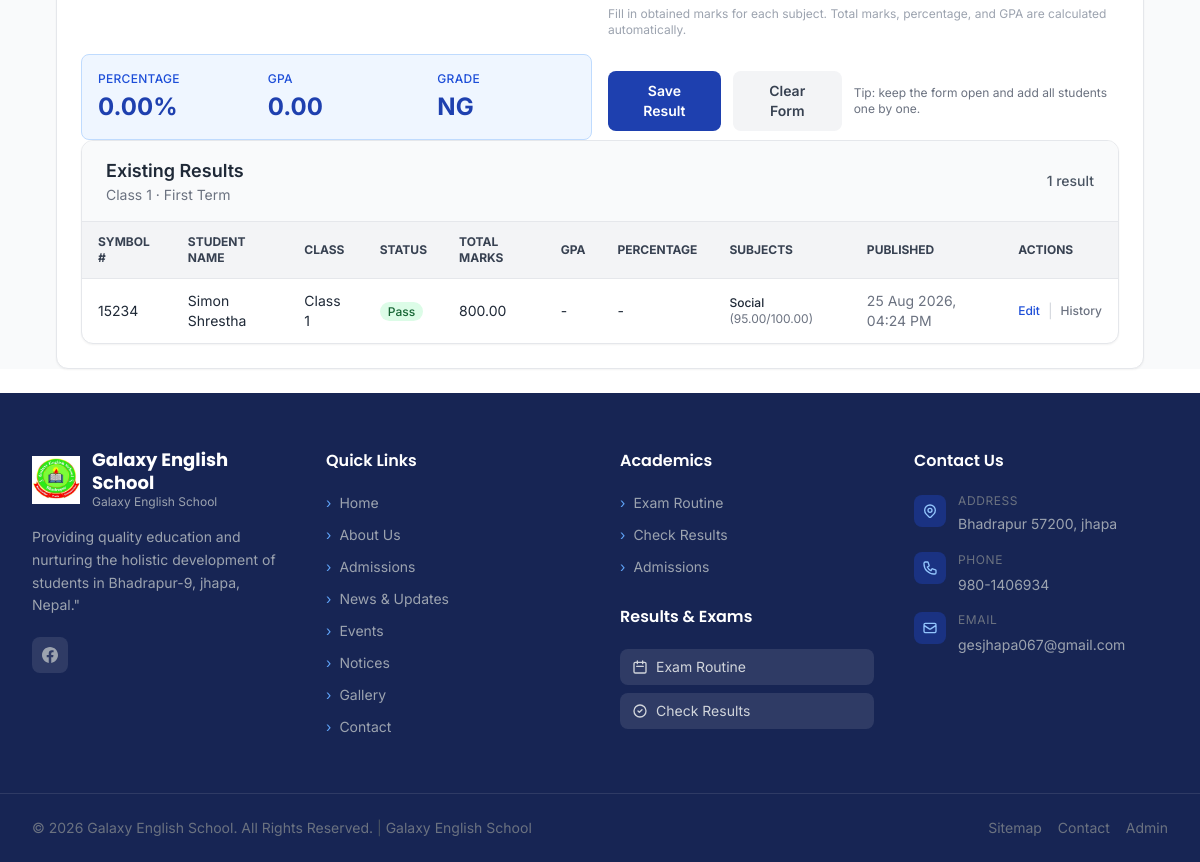
/exam-result/add/?exam=1&grade=1 (signed in, lower part), run on an earlier commit of the app's database.
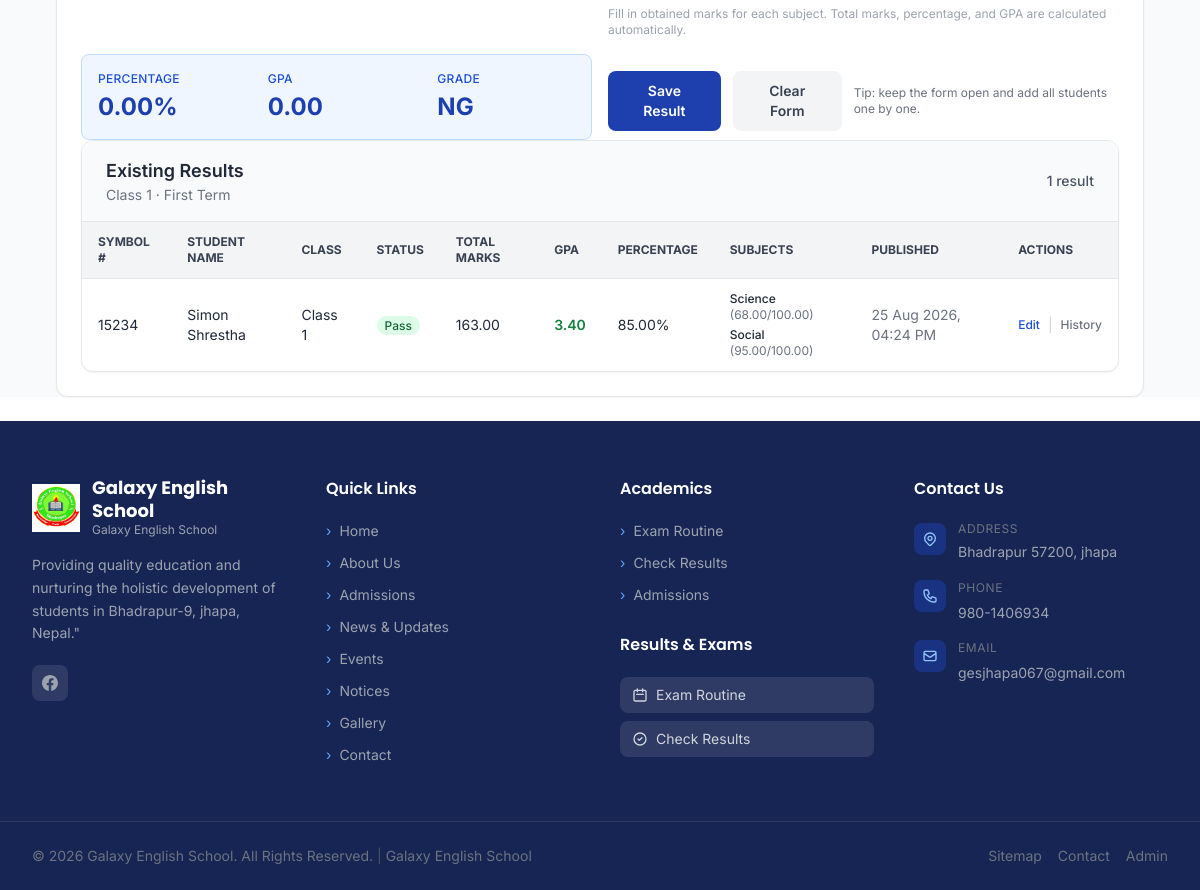
And on a later commit of the database.
### apps/academics/models.py (models this page shows, shortened)
class Result(models.Model):
    RESULT_STATUS_CHOICES = [
        ('PASS', 'Pass'),
        ('FAIL', 'Fail'),
        ('ABSENT', 'Absent'),
    ]
    exam = models.ForeignKey(
        Exam,
        on_delete=models.CASCADE,
        related_name='results'
    )
    student_name = models.CharField(max_length=200)
    symbol_number = models.CharField(
        max_length=50,
        db_index=True,
        help_text="Unique symbol number for result lookup"
    )
    grade = models.CharField(max_length=50, db_index=True)
    roll_number = models.CharField(max_length=50, blank=True)
    total_marks = models.DecimalField(
        max_digits=6,
        decimal_places=2,
        null=True, blank=True
    )
    percentage = models.DecimalField(
        max_digits=5,
        decimal_places=2,
        null=True, blank=True
    )
    gpa = models.DecimalField(
        max_digits=4,
        decimal_places=2,
        null=True, blank=True
    )
    result_status = models.CharField(
        max_length=10,
        choices=RESULT_STATUS_CHOICES,
        default='PASS'
    )
    published_at = models.DateTimeField(null=True, blank=True)
    is_published = models.BooleanField(default=False)
    created_at = models.DateTimeField(auto_now_add=True)
    updated_at = models.DateTimeField(auto_now=True)
    class Meta:
        ordering = ['-published_at']
        verbose_name = "Result"
        verbose_name_plural = "Results"
        indexes = [
            models.Index(fields=['symbol_number']),
            models.Index(fields=['exam', 'grade']),
            models.Index(fields=['is_published']),
            models.Index(fields=['exam', 'is_published', '-published_at'], name='idx_result_exam_published'),
            models.Index(fields=['grade', '-published_at'], name='idx_result_grade_published'),
        ]
        unique_together = [['exam', 'symbol_number']]

class SubjectMark(models.Model):
    result = models.ForeignKey(
        Result,
        on_delete=models.CASCADE,
        related_name='subject_marks',
        help_text="The result (student/exam) these subject marks belong to"
    )
    subject = models.CharField(
        max_length=200,
        help_text="e.g., English, Mathematics, Science"
    )
    full_marks = models.DecimalField(
        max_digits=6,
        decimal_places=2,
        null=True,
        blank=True,
        help_text="Maximum marks for this subject (optional)"
    )
    obtained_marks = models.DecimalField(
        max_digits=6,
        decimal_places=2,
        null=True,
        blank=True,
        help_text="Marks obtained by the student in this subject"
    )
    created_at = models.DateTimeField(auto_now_add=True)
    updated_at = models.DateTimeField(auto_now=True)
    class Meta:
        ordering = ['subject']
        verbose_name = "Subject Mark"
        verbose_name_plural = "Subject Marks"
        constraints = [
            models.UniqueConstraint(
                fields=['result', 'subject'],
                name='unique_result_subject_mark',
            ),
        ]

### apps/academics/views.py (the view, shortened to what this page needs)
# urls.py: path('exam-result/add/', views.exam_result_add, name='exam_result_add'),
@staff_member_required
def exam_result_add(request):
    school = SchoolSettings.get_settings()
    exams = Exam.objects.all().order_by('-start_date')
    selected_exam = None
    selected_grade = request.GET.get('grade', '1')
    results = []
    manual_form_errors = []
    editing_result = None
    editing_subject_marks = []
    if request.GET.get('exam'):
        selected_exam = get_object_or_404(
            Exam, pk=request.GET.get('exam')
        )
    edit_id = request.GET.get('edit')
    if selected_exam:
        results = Result.objects.filter(
            exam=selected_exam
        ).select_related('exam').prefetch_related('subject_marks').order_by('-published_at')
        if selected_grade:
            results = results.filter(grade=selected_grade)
    authorized_subjects = get_authorized_subjects(request.user, selected_grade) if selected_grade else []
    context = {
        'school': school,
        'exams': exams,
        'selected_exam': selected_exam,
        'selected_grade': selected_grade,
        'results': results,
        'grade_choices': ExamRoutine.GRADE_CHOICES,
        'result_status_choices': Result.RESULT_STATUS_CHOICES,
        'manual_form_errors': manual_form_errors,
        'editing_result': editing_result,
        'editing_subject_marks': editing_subject_marks,
        'authorized_subjects': authorized_subjects,
        'page_title': 'Add Exam Result',
    }
    return render(
        request,
        'academics/admin_exam_result.html',
        context
    )

### apps/academics/permissions.py (called while the page is built)
def get_authorized_subjects(user: User, grade: str) -> list:
    if user.is_superuser:
        return list(
            ExamRoutine.objects.filter(grade=grade)
            .values_list("subject", flat=True)
            .distinct()
        )
    return list(
        TeacherSubjectAssignment.objects.filter(
            user=user, grade=grade
        ).values_list("subject", flat=True)
    )

### apps/core/context_processors.py (called while the page is built)
def school_settings(request):
    try:
        settings_obj = SchoolSettings.get_settings()
    except Exception:
        settings_obj = None
    return {
        'school_settings': settings_obj,
    }

### apps/core/models.py (called while the page is built)
    @classmethod
    def get_settings(cls):
        cached = cache.get(cls.CACHE_KEY)
        if cached is not None:
            return cached
        obj, created = cls.objects.get_or_create(
            pk=1,
            defaults={
                'school_name': 'Galaxy English School',
                'organization_name': 'Galaxy English School',
            }
        )
        cache.set(cls.CACHE_KEY, obj)
        return obj

### templates/academics/admin_exam_result.html (shortened to what the changed rows need)
{% extends 'base.html' %}
{% load static %}
{% block content %}
<section class="py-8 bg-gray-50">
    <div class="max-w-6xl mx-auto px-4 sm:px-6 lg:px-8">
        {% if selected_exam %}
        <div class="bg-white rounded-xl border border-gray-200 shadow-sm overflow-hidden">
            <div class="px-6 py-4 border-b border-gray-200 bg-gray-50 flex items-center justify-between">
                <div>
                    <h2 class="text-lg font-semibold text-gray-800">Existing Results</h2>
                </div>
            </div>
<div class="overflow-x-auto">
                <table class="w-full divide-y divide-gray-200">
                    <thead class="bg-gray-100">
                        <tr>
                            <th class="px-4 py-3 text-left text-xs font-bold text-gray-700 uppercase">Symbol #</th>
                            <th class="px-4 py-3 text-left text-xs font-bold text-gray-700 uppercase">Student Name</th>
                            <th class="px-4 py-3 text-left text-xs font-bold text-gray-700 uppercase">Class</th>
                            <th class="px-4 py-3 text-left text-xs font-bold text-gray-700 uppercase">Status</th>
                            <th class="px-4 py-3 text-left text-xs font-bold text-gray-700 uppercase">Total Marks</th>
                            <th class="px-4 py-3 text-left text-xs font-bold text-gray-700 uppercase">GPA</th>
                            <th class="px-4 py-3 text-left text-xs font-bold text-gray-700 uppercase">Percentage</th>
                            <th class="px-4 py-3 text-left text-xs font-bold text-gray-700 uppercase">Subjects</th>
                            <th class="px-4 py-3 text-left text-xs font-bold text-gray-700 uppercase">Published</th>
                            <th class="px-4 py-3 text-left text-xs font-bold text-gray-700 uppercase">Actions</th>
                        </tr>
                    </thead>
                    <tbody class="divide-y divide-gray-200">
                        {% for result in results %}
                        <tr class="hover:bg-gray-50">
                            <td class="px-4 py-3 text-sm font-mono">{{ result.symbol_number }}</td>
                            <td class="px-4 py-3 text-sm">{{ result.student_name }}</td>
                            <td class="px-4 py-3 text-sm">Class {{ result.grade }}</td>
                            <td class="px-4 py-3 text-sm">
                                <span class="px-2 py-0.5 rounded-full text-xs font-medium
                                        {% if result.result_status == 'PASS' %}bg-green-100 text-green-800
                                         {% elif result.result_status == 'FAIL' %}bg-red-100 text-red-800
                                         {% else %}bg-yellow-100 text-yellow-800{% endif %}">
                                    {{ result.get_result_status_display }}
                                </span>
                            </td>
                            <td class="px-4 py-3 text-sm">{{ result.total_marks|default:"-" }}</td>
                            <td class="px-4 py-3 text-sm">
                                {% if result.gpa %}
                                <span class="font-semibold {% if result.gpa >= 3.2 %}text-green-700{% elif result.gpa >= 2.0 %}text-yellow-700{% else %}text-red-700{% endif %}">
                                    {{ result.gpa }}
                                </span>
                                {% else %}-{% endif %}
                            </td>
                            <td class="px-4 py-3 text-sm">{{ result.percentage|default:"-" }}{% if result.percentage %}%{% endif %}</td>
                            <td class="px-4 py-3 text-sm">
                                {% if result.subject_marks.all %}
                                <div class="space-y-1">
                                    {% for sm in result.subject_marks.all %}
                                    <div class="text-xs">
                                        <span class="font-medium">{{ sm.subject }}</span>
                                        <span class="text-gray-500">
                                            ({{ sm.obtained_marks|default:"?" }}/{{ sm.full_marks|default:"?" }})
                                        </span>
                                    </div>
                                    {% endfor %}
                                </div>
                                {% else %}
                                <span class="text-gray-400 text-xs">No subjects</span>
                                {% endif %}
                            </td>
                            <td class="px-4 py-3 text-sm text-gray-500">{{ result.published_at|date:"d M Y, h:i A"|default:"-" }}</td>
                            <td class="px-4 py-3 text-sm">
                                <div class="flex items-center gap-2">
                                    <a href="{% url 'academics:exam_result_add' %}?exam={{ result.exam.pk }}&grade={{ result.grade }}&edit={{ result.pk }}"
                                       class="text-primary-600 hover:text-primary-800 text-xs font-medium"
                                       title="Edit this result">
                                        Edit
                                    </a>
                                    <span class="text-gray-300">|</span>
                                    <a href="{% url 'academics:exam_result_audit_log' result.pk %}"
                                       class="text-gray-500 hover:text-gray-700 text-xs font-medium"
                                       title="View audit history">
                                        History
                                    </a>
                                </div>
                            </td>
                        </tr>
                        {% empty %}
                        <tr>
                            <td class="px-4 py-6 text-center text-gray-500" colspan="10">No results yet for this class.</td>
                        </tr>
                        {% endfor %}
                    </tbody>
                </table>
            </div>
        </div>
        {% endif %}
        </div>
</section>
{% endblock %}

What changed in the data, as far as the page shows it:
changed Result "Simon Shrestha": total_marks "800.00" → "163.00"; gpa (not shown) → "3.40"; percentage "-" → "85.00"; no longer shows "-"
added SubjectMark: subject "Science", obtained_marks "68.00", full_marks "100.00"
